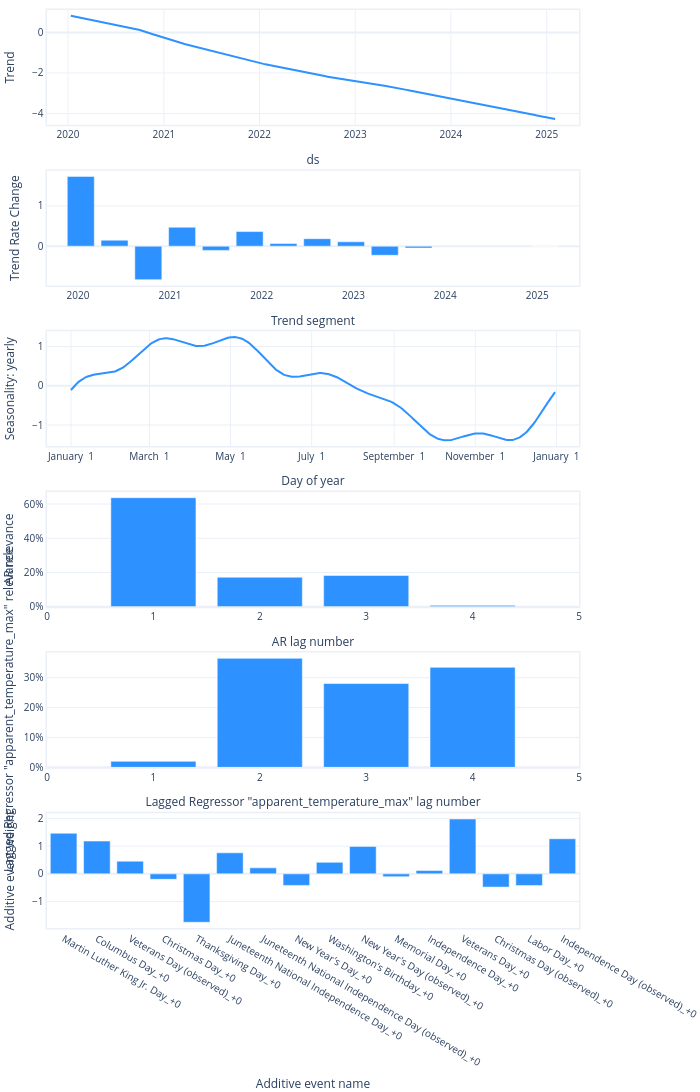

This figure's notebook cell:
### Code cell
model.plot_parameters()

### Figure 1 — Plotly figure (JSON) as saved in the notebook; plotly's stock layout.template omitted (floating-point values rounded to 4 significant figures; data arrays with more than 128 entries replaced by an {"elided": "..."} marker saying what was removed)
{"data": [{"fill": "none", "line": {"color": "#2d92ff", "width": 2}, "mode": "lines", "name": "Trend", "type": "scatter", "x": {"elided": "265 str values"}, "xaxis": "x", "y": {"elided": "265 float values"}, "yaxis": "y"}, {"marker": {"color": "#2d92ff"}, "name": "Trend Rate Change", "type": "bar", "x": ["2020-01-12T00:00:00", "2020-05-25T09:36:00", "2020-10-06T19:12:00", "2021-02-18T04:48:00", "2021-07-02T14:24:00", "2021-11-14T00:00:00", "2022-03-28T09:36:00", "2022-08-09T19:12:00", "2022-12-22T04:48:00", "2023-05-05T14:24:00", "2023-09-17T00:00:00", "2025-02-02T00:00:00"], "xaxis": "x2", "y": [1.731, 0.1499, -0.8296, 0.4697, -0.1043, 0.3629, 0.06622, 0.1857, 0.1094, -0.2251, -0.04566, 0], "yaxis": "y2"}, {"fill": "none", "line": {"color": "#2d92ff", "width": 2}, "mode": "lines", "name": "yearly", "type": "scatter", "x": {"elided": "365 str values"}, "xaxis": "x3", "y": {"elided": "365 float values"}, "yaxis": "y3"}, {"marker": {"color": "#2d92ff"}, "name": "AR", "type": "bar", "x": [4, 3, 2, 1], "xaxis": "x4", "y": [0.007796, 0.1827, 0.1723, 0.6371], "yaxis": "y4"}, {"marker": {"color": "#2d92ff"}, "name": "Lagged Regressor \"apparent_temperature_max\"", "type": "bar", "x": [4, 3, 2, 1], "xaxis": "x5", "y": [0.3345, 0.2804, 0.3648, 0.02025], "yaxis": "y5"}, {"marker": {"color": "#2d92ff"}, "name": "Additive event", "type": "bar", "width": 0.8, "x": ["Martin Luther King Jr. Day_+0", "Columbus Day_+0", "Veterans Day (observed)_+0", "Christmas Day_+0", "Thanksgiving Day_+0", "Juneteenth National Independence Day_+0", "Juneteenth National Independence Day (observed)_+0", "New Year's Day_+0", "Washington's Birthday_+0", "New Year's Day (observed)_+0", "Memorial Day_+0", "Independence Day_+0", "Veterans Day_+0", "Christmas Day (observed)_+0", "Labor Day_+0", "Independence Day (observed)_+0"], "xaxis": "x6", "y": [1.466, 1.185, 0.4591, -0.196, -1.746, 0.7594, 0.2172, -0.4164, 0.4167, 0.9917, -0.1034, 0.1197, 1.981, -0.4761, -0.4235, 1.267], "yaxis": "y6"}], "layout": {"autosize": true, "font": {"size": 10}, "height": 1260, "hovermode": "x unified", "margin": {"b": 0, "l": 0, "pad": 0, "r": 10, "t": 10}, "showlegend": false, "title": {"font": {"size": 12}}, "width": 700, "xaxis": {"anchor": "y", "domain": [0, 1], "linewidth": 1.5, "mirror": true, "range": ["2019-10-13T00:00:00", "2025-05-04T00:00:00"], "showline": true, "title": {"text": "ds"}, "type": "date"}, "xaxis2": {"anchor": "y2", "domain": [0, 1], "linewidth": 1.5, "mirror": true, "range": ["2019-08-30T14:24:00", "2025-06-16T09:36:00"], "showline": true, "title": {"text": "Trend segment"}, "type": "date"}, "xaxis3": {"anchor": "y3", "domain": [0, 1], "linewidth": 1.5, "mirror": true, "range": ["2016-12-14T00:00:00", "2018-01-18T00:00:00"], "showline": true, "tickformat": "%B %e", "title": {"text": "Day of year"}}, "xaxis4": {"anchor": "y4", "domain": [0, 1], "linewidth": 1.5, "mirror": true, "range": [0, 5], "showline": true, "title": {"text": "AR lag number"}}, "xaxis5": {"anchor": "y5", "domain": [0, 1], "linewidth": 1.5, "mirror": true, "range": [0, 5], "showline": true, "title": {"text": "Lagged Regressor \"apparent_temperature_max\" lag number"}}, "xaxis6": {"anchor": "y6", "domain": [0, 1], "linewidth": 1.5, "mirror": true, "showline": true, "title": {"text": "Additive event name"}}, "yaxis": {"anchor": "x", "domain": [0.875, 1], "linewidth": 1.5, "mirror": true, "rangemode": "normal", "showline": true, "title": {"text": "Trend"}}, "yaxis2": {"anchor": "x2", "domain": [0.7, 0.825], "linewidth": 1.5, "mirror": true, "rangemode": "normal", "showline": true, "title": {"text": "Trend Rate Change"}}, "yaxis3": {"anchor": "x3", "domain": [0.525, 0.65], "linewidth": 1.5, "mirror": true, "rangemode": "normal", "showline": true, "title": {"text": "Seasonality: yearly"}}, "yaxis4": {"anchor": "x4", "domain": [0.35, 0.475], "linewidth": 1.5, "mirror": true, "rangemode": "normal", "showline": true, "tickformat": ",.0%", "title": {"text": "AR relevance"}}, "yaxis5": {"anchor": "x5", "domain": [0.175, 0.3], "linewidth": 1.5, "mirror": true, "rangemode": "normal", "showline": true, "tickformat": ",.0%", "title": {"text": "Lagged Regressor \"apparent_temperature_max\" relevance"}}, "yaxis6": {"anchor": "x6", "domain": [0, 0.125], "linewidth": 1.5, "mirror": true, "rangemode": "normal", "showline": true, "title": {"text": "Additive event weight"}}}}
